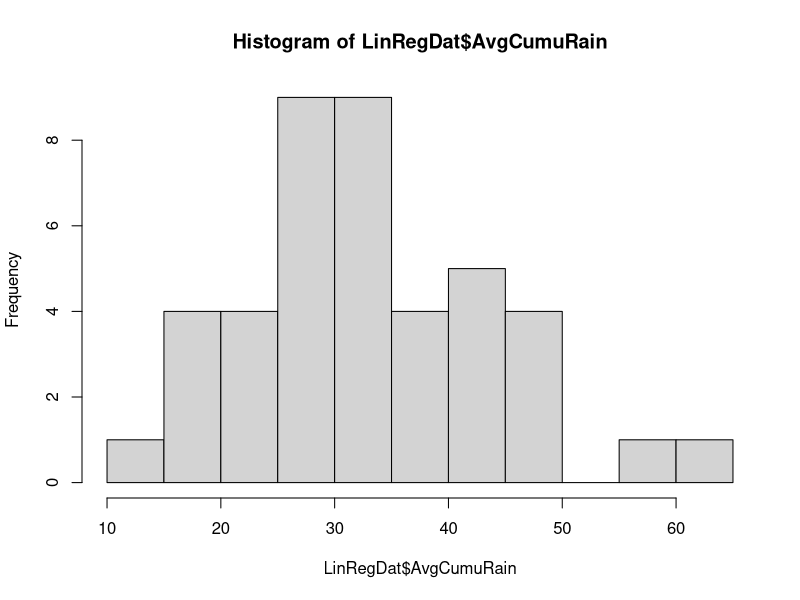
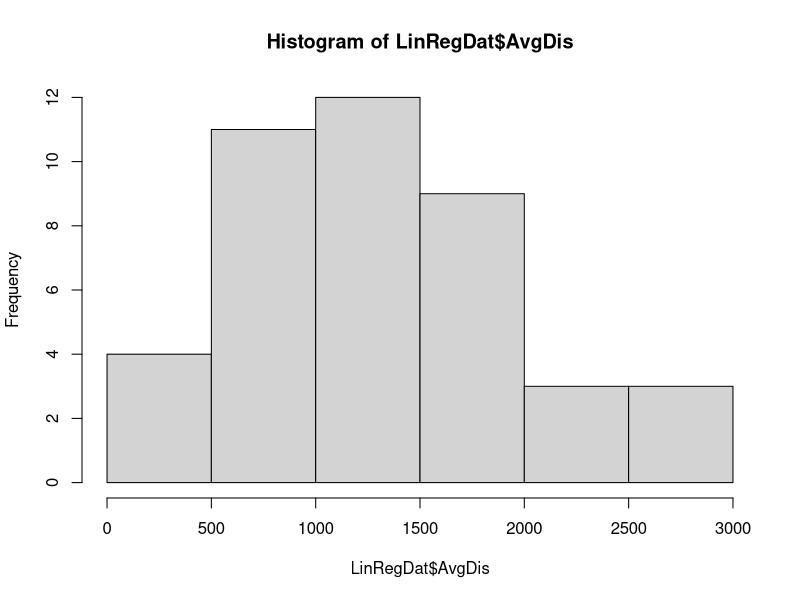
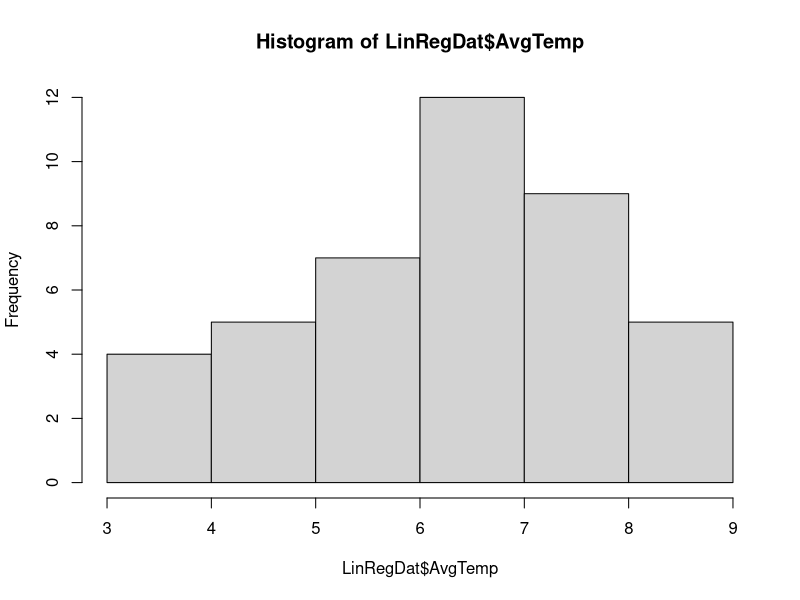
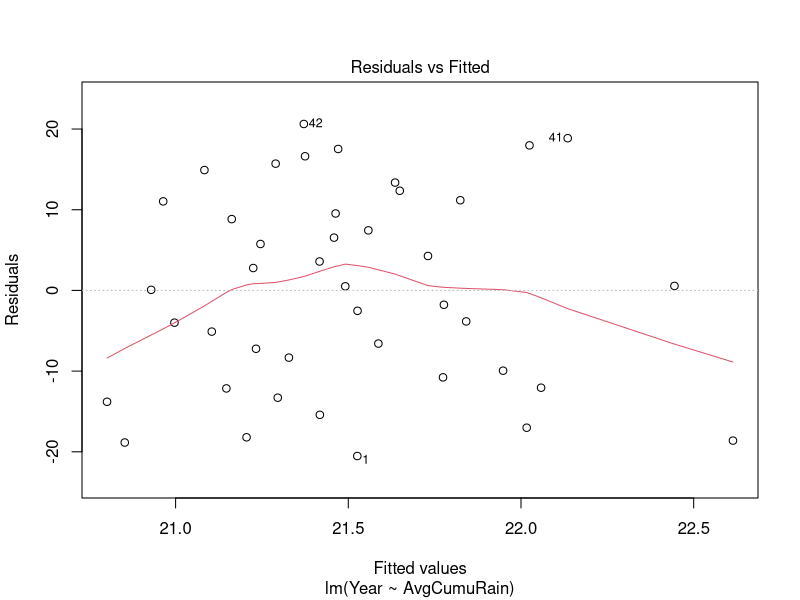
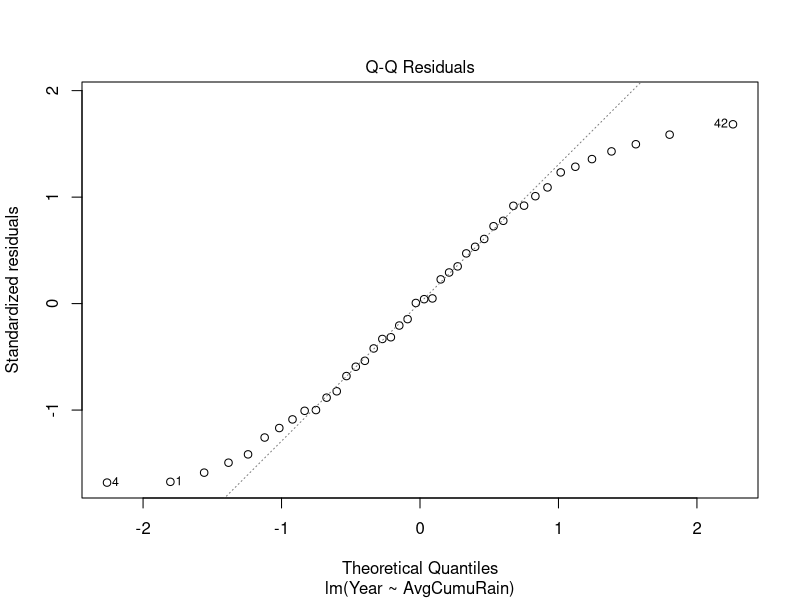
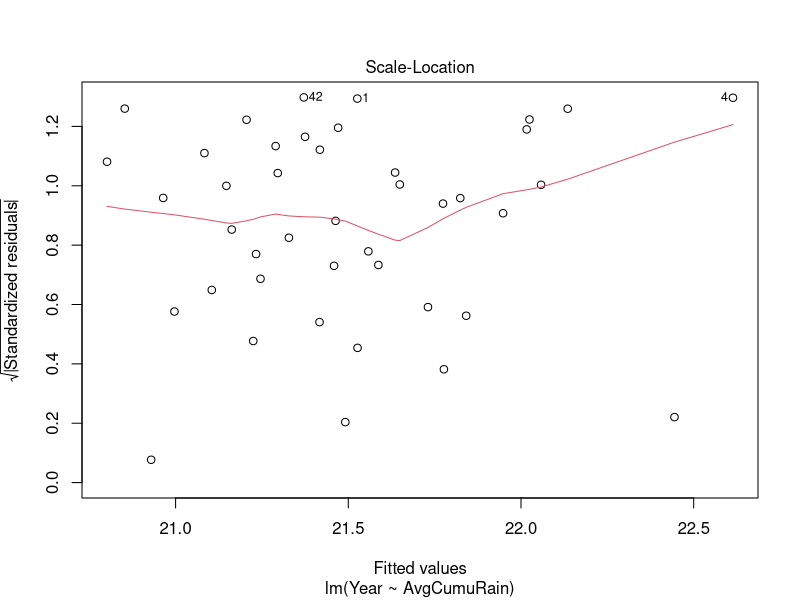
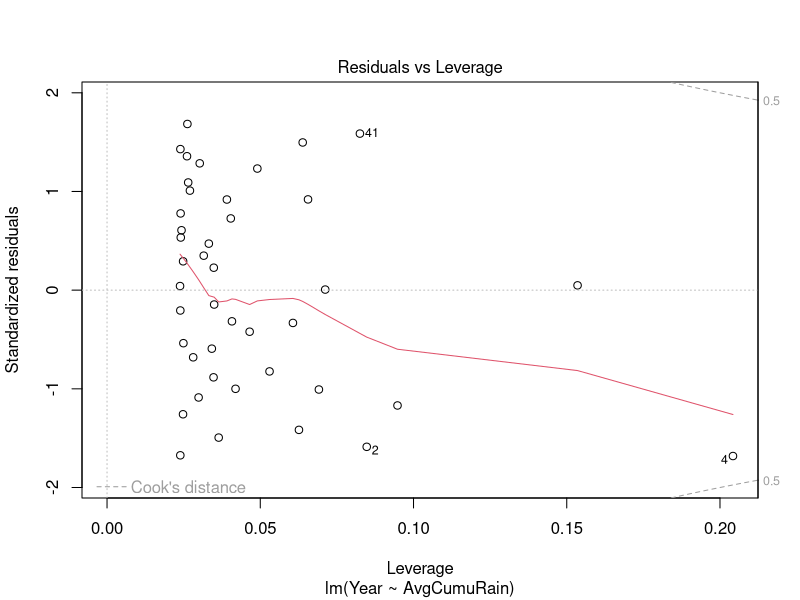
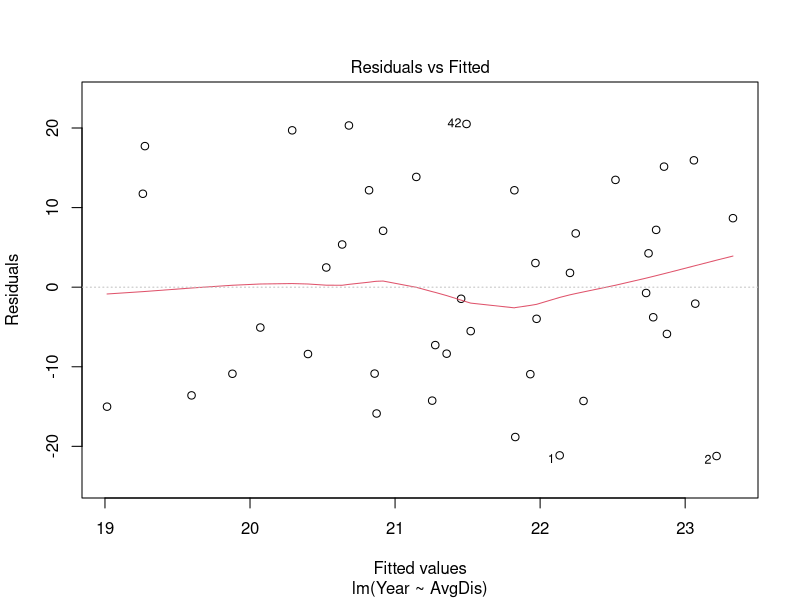

Write R code to recreate these figures, in order.
## ---- chunk 1
LinRegDat <- read.csv("./Veonetal_Temp_Riv_Rainfall_BroadAnalysis.csv", header=T,)

KWDat <- read.csv("./Veonetal_KW_Test.csv", header=T,)

library(ggplot2) ### regular plotting with ggplot
library(ggfortify) ### this gives us autoplot
library(ggthemes) # gives us theme_few()
library(lattice) ##QQPlots
## ---- chunk 2
LinRegDat$Year <- LinRegDat$Year ###Year
LinRegDat$AvgTemp <- LinRegDat$AvgTempLMAV ##Avearage Temp
LinRegDat$AvgTD <- LinRegDat$Average_Temp_Deviations ###Temp Deviation
LinRegDat$AvgDis <- LinRegDat$AverageDischargeLMAV ###Average Discharge 
LinRegDat$AvgDD <- LinRegDat$Average_Discharge_Deviation_LMAV ###Discharge Deviation
LinRegDat$AvgCumuRain <- LinRegDat$AverageCumulativeRainfall ###Average Cumulative Rainfall
LinRegDat$AvgRD <- LinRegDat$AverageDevPerYR ###Cumulative Rainfall Deviation
## ---- chunk 3
###Checking Distributions
hist(LinRegDat$AvgCumuRain)
hist(LinRegDat$AvgDis)
hist(LinRegDat$AvgTemp)
## ---- chunk 4
##Rainfall###
AverageRain = lm(Year ~ AvgCumuRain, data = LinRegDat)
summary(AverageRain)
plot(AverageRain)
## ---- chunk 5
##Discharge###
AverageDischarge = lm(Year ~ AvgDis, data = LinRegDat)
summary(AverageDischarge)
plot(AverageDischarge)
## ---- chunk 6
##Temperature###
AverageTemp = lm(Year ~ AvgTemp, data = LinRegDat)
summary(AverageTemp)
plot(AverageTemp)
## ---- chunk 7
##Rainfall###
AverageRD = lm(Year ~ AvgRD, data = LinRegDat)
summary(AverageRD)
plot(AverageRD)
## ---- chunk 8
##Discharge###
AverageDD = lm(Year ~ AvgDD, data = LinRegDat)
summary(AverageDD)
plot(AverageDD)
## ---- chunk 9
##Temperature###
AverageTD = lm(Year ~ AvgTD, data = LinRegDat)
summary(AverageTD)
plot(AverageTD)
## ---- chunk 10
###Rainfall
kruskal.test(AM ~ WetDryNum, data = KWDat)
kruskal.test(AF ~ WetDryNum, data = KWDat)
kruskal.test(JM ~ WetDryNum, data = KWDat)
kruskal.test(JF ~ WetDryNum, data = KWDat)
## ---- chunk 11
###Discharge
kruskal.test(AM ~ HighLowNum, data = KWDat)
kruskal.test(AF ~ HighLowNum, data = KWDat)
kruskal.test(JM ~ HighLowNum, data = KWDat)
kruskal.test(JF ~ HighLowNum, data = KWDat)
## ---- chunk 12
###Temperature
kruskal.test(AM ~ HotColdNum, data = KWDat)
kruskal.test(AF ~ HotColdNum, data = KWDat)
kruskal.test(JM ~ HotColdNum, data = KWDat)
kruskal.test(JF ~ HotColdNum, data = KWDat)
